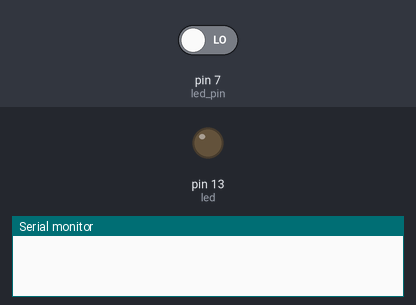
Simulated run of this sketch. Board: Arduino Uno, built with avr-gcc and run on an emulated ATmega328P. Shown: output pins drawn as LEDs (lit = HIGH), the last lines printed to the serial monitor. The test bench sets the inputs (shaded band); at power-on: pin 7 (led_pin) LOW.

Above: at 1.2 s.
1.3 s: pin 7 (led_pin) driven HIGH
At 1.7 s:
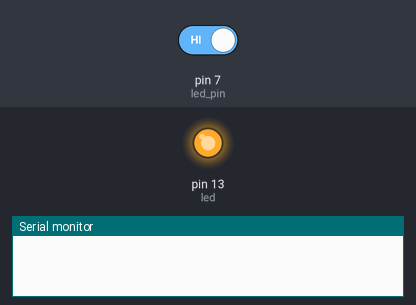
3.3 s: pin 7 (led_pin) driven LOW
At 4.1 s:
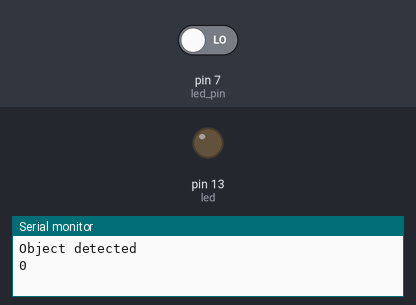
Timing chart, 0 to 6.3 s (numbered marks = the images above; inputs shaded):
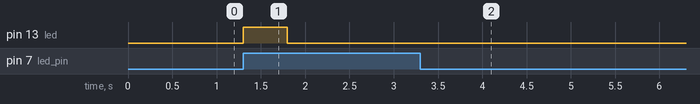

The sketch:

irsensor.ino
```cpp
int led_pin=7;
int led = 13;
int count=0,count1=0;
int i=0;
void setup() {
  // put your setup code here, to run once:
pinMode(led_pin,INPUT);
pinMode(led, OUTPUT);
Serial.begin(9600);
}

void loop() {
  // put your main code here, to run repeatedly:
  digitalWrite(led, LOW);
int x=digitalRead(led_pin);
for(i=0;i<300;i++)
{
  if(x==HIGH)
   count++;
}
if(count==300)
{
  digitalWrite(led, HIGH);
  delay(500);
  Serial.println("Object detected");
  Serial.println(count1++);
}
}
```

Measured:
- after the input at 1.3 s, pin 13 (led): LOW → HIGH at once, → LOW 0.50 s later
- after the input at 3.3 s, pin 13 (led): stops changing and stays LOW
